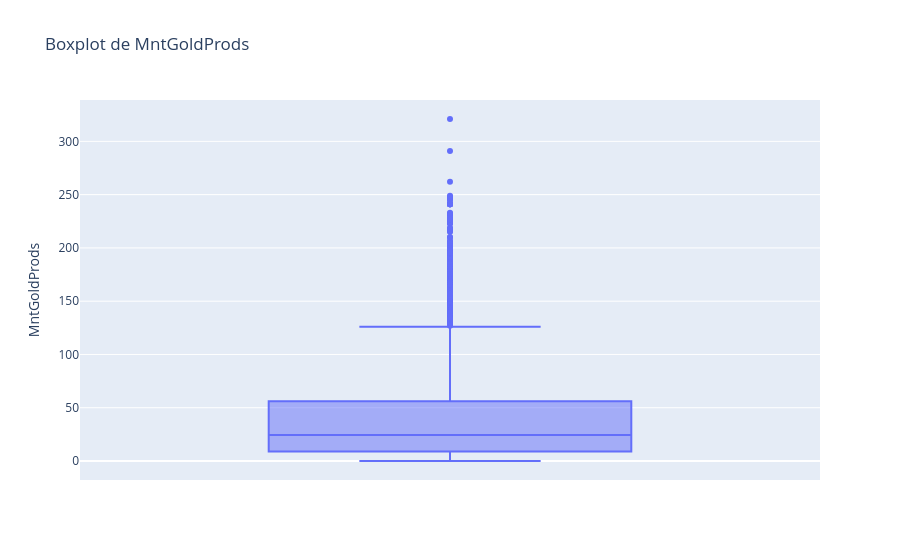

Notebook source saved alongside this figure:
### Code cell
#Verificando coluna de renda 'income'
fig = px.box(df, y='MntGoldProds', title='Boxplot de MntGoldProds')
fig.show()

### Figure 1 — Plotly figure (JSON) as saved in the notebook; plotly's stock layout.template omitted (floating-point values rounded to 4 significant figures; data arrays with more than 128 entries replaced by an {"elided": "..."} marker saying what was removed)
{"data": [{"alignmentgroup": "True", "hovertemplate": "MntGoldProds=%{y}<extra></extra>", "legendgroup": "", "marker": {"color": "#636efa"}, "name": "", "notched": false, "offsetgroup": "", "orientation": "v", "showlegend": false, "type": "box", "x0": " ", "xaxis": "x", "y": {"elided": "2212 int values"}, "y0": " ", "yaxis": "y"}], "layout": {"boxmode": "group", "legend": {"tracegroupgap": 0}, "title": {"text": "Boxplot de MntGoldProds"}, "xaxis": {"anchor": "y", "domain": [0, 1]}, "yaxis": {"anchor": "x", "domain": [0, 1], "title": {"text": "MntGoldProds"}}}}
